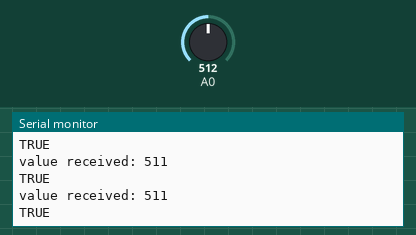
The sketch below on a simulated Arduino Uno, built with avr-gcc and run on an emulated ATmega328P. Shown: the last lines printed to the serial monitor. The test bench sets the inputs (shaded band); at power-on: A0 = 512.

Above: at 1.3 s.
1.4 s: A0 set to 442
At 1.81 s:
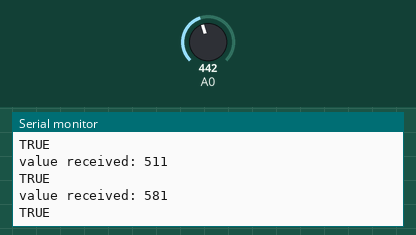
2.9 s: A0 set to 414
At 3.31 s:
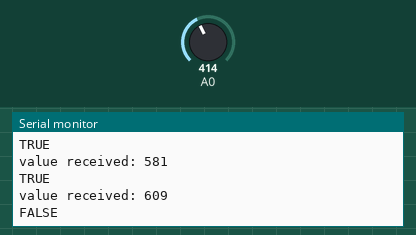
Timing chart, 0 to 5.9 s (numbered marks = the images above; inputs shaded):
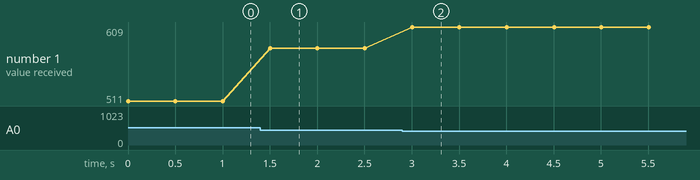

The sketch:

sketch_mar31a.ino
```cpp
int reading;
bool command;

void setup() {
  Serial.begin(19200); // Start serial communication with the computer
}

void loop() {
    reading = 1023 - analogRead(A0);
  Serial.print("value received: ");
  Serial.println(reading);
  if (reading < 600) {
    command = true;
    Serial.println("TRUE");


  } else {
    command = false;
    Serial.println("FALSE");
  }

 delay(500);
}
```

Measured:
- the behaviour switches between 424 and 423 on A0 (found by bisection; images 1 and 2)
- after the input at 1.4 s, the serial monitor: prints a new line after 0.10 s (image 1)
- after the input at 2.9 s, the serial monitor: prints a new line after 0.10 s (image 2)
- plotted number 1: 511 → 581 after the input at 1.4 s, 581 → 609 after the input at 2.9 s
